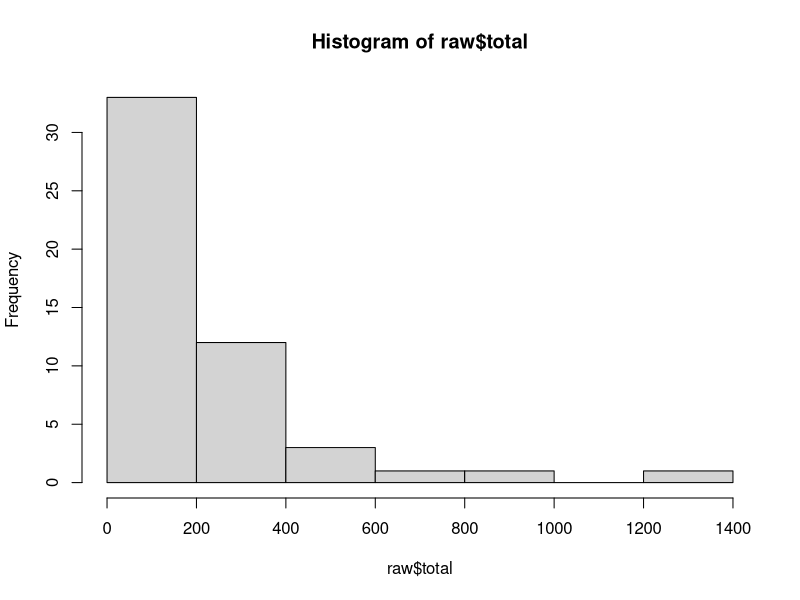
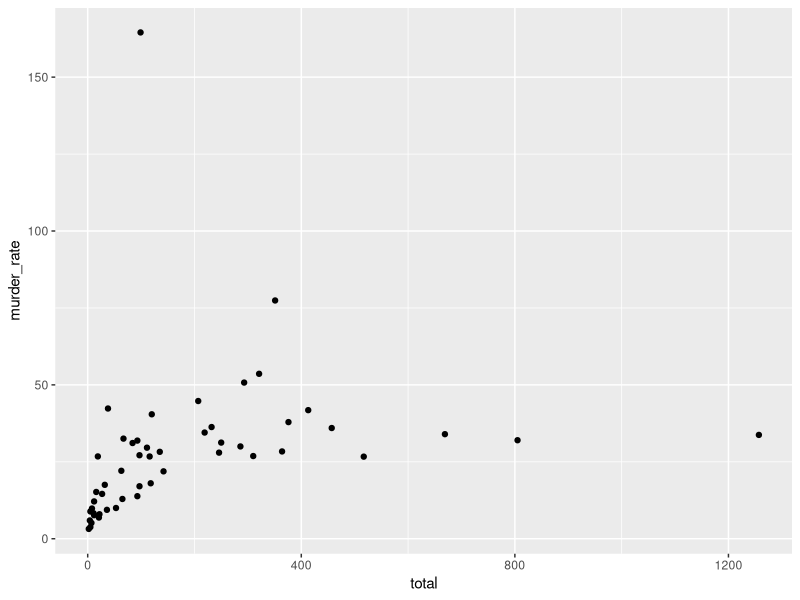

Recreate these plots in R, in order. (Note: this script raises an error after producing the figures.)
## ---- chunk 1
#make sure to install these packages first 
library(dslabs)
library(ggplot2)
library(tidyverse)

raw <- murders

hist(raw$total)
## ---- chunk 2
raw <- murders |>
    mutate(
        murder_rate = total/population * 10^6
    )

ggplot(raw, aes(x = total, y = murder_rate)) + 
    geom_point()
## ---- chunk 3
raw <- read.csv("shinyapp/data_files/newton/data.csv")
#choices: 422, 449, 1323, 2910
selected_teams <- c(422, 449, 1323, 2910)

past_match_points <- raw |>
    group_by(team) |>
    mutate(team = as.factor(team)) |>
    filter(team %in% selected_teams) |>
    summarize(
        team = team,
        match = match,
        total_score = 
            move*3 +
            auto_coral_L1_num*3 + auto_coral_L2_num*4 + auto_coral_L3_num*6 + auto_coral_L4_num*7 +
            robot_net_score*4 + proc_score*2.5 +
            coral_L1_num*2 + coral_L2_num*3 + coral_L3_num*4 + coral_L4_num*5 +
            ifelse(ending =="D", 12, ifelse(ending=="S",6,ifelse(ending=="P", 2, 0))),
    )

team_colors <- setNames(hue_pal()(length(levels(past_match_points$team))), levels(past_match_points$team))

ggplot(past_match_points, aes(x = match, y = total_score, color = team, group = team)) + 
    geom_line(size = 1) +
    geom_point(size = 2) + 
    scale_fill_manual(values = team_colors) +
    #scale_y_continuous(limits = c(0, max(past_match_points$total_score, na.rm = TRUE))) +
    #scale_x_continuous(breaks = unique(past_match_points$match)) +
    #labs(title = "Points Over Time", x = "Match", y = "Total Score", color = "Team") +
    theme_minimal()
